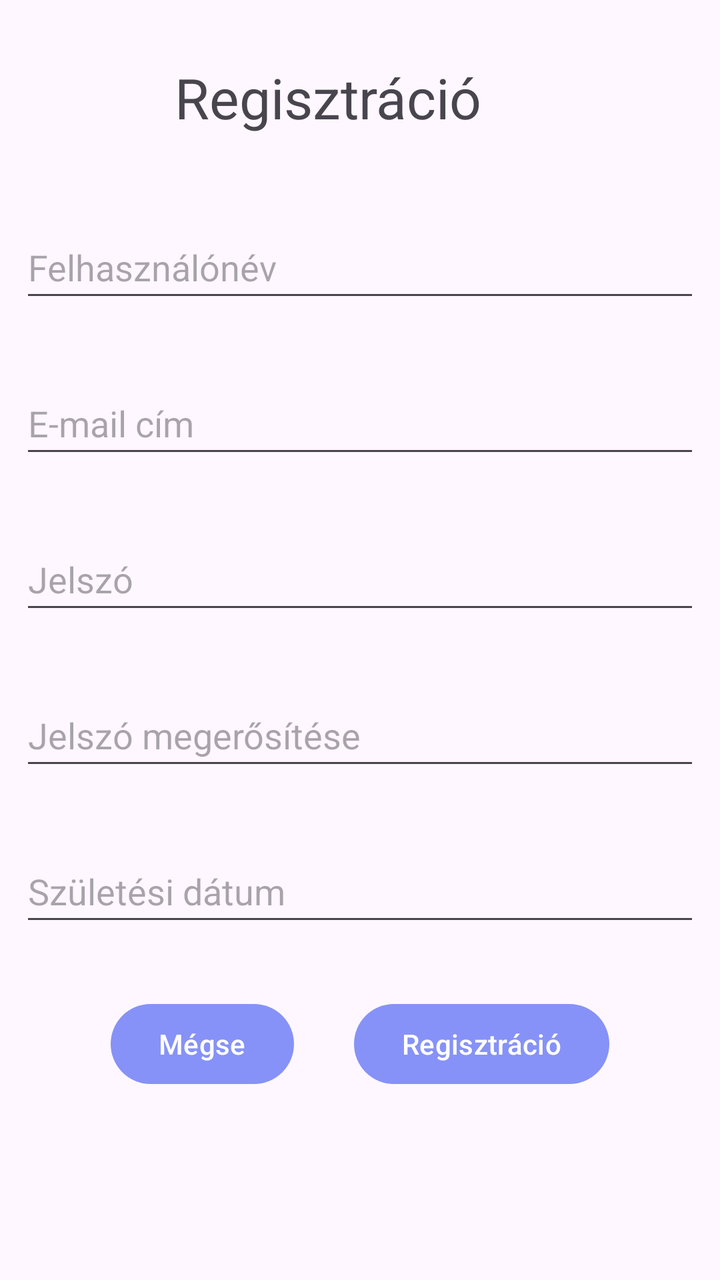
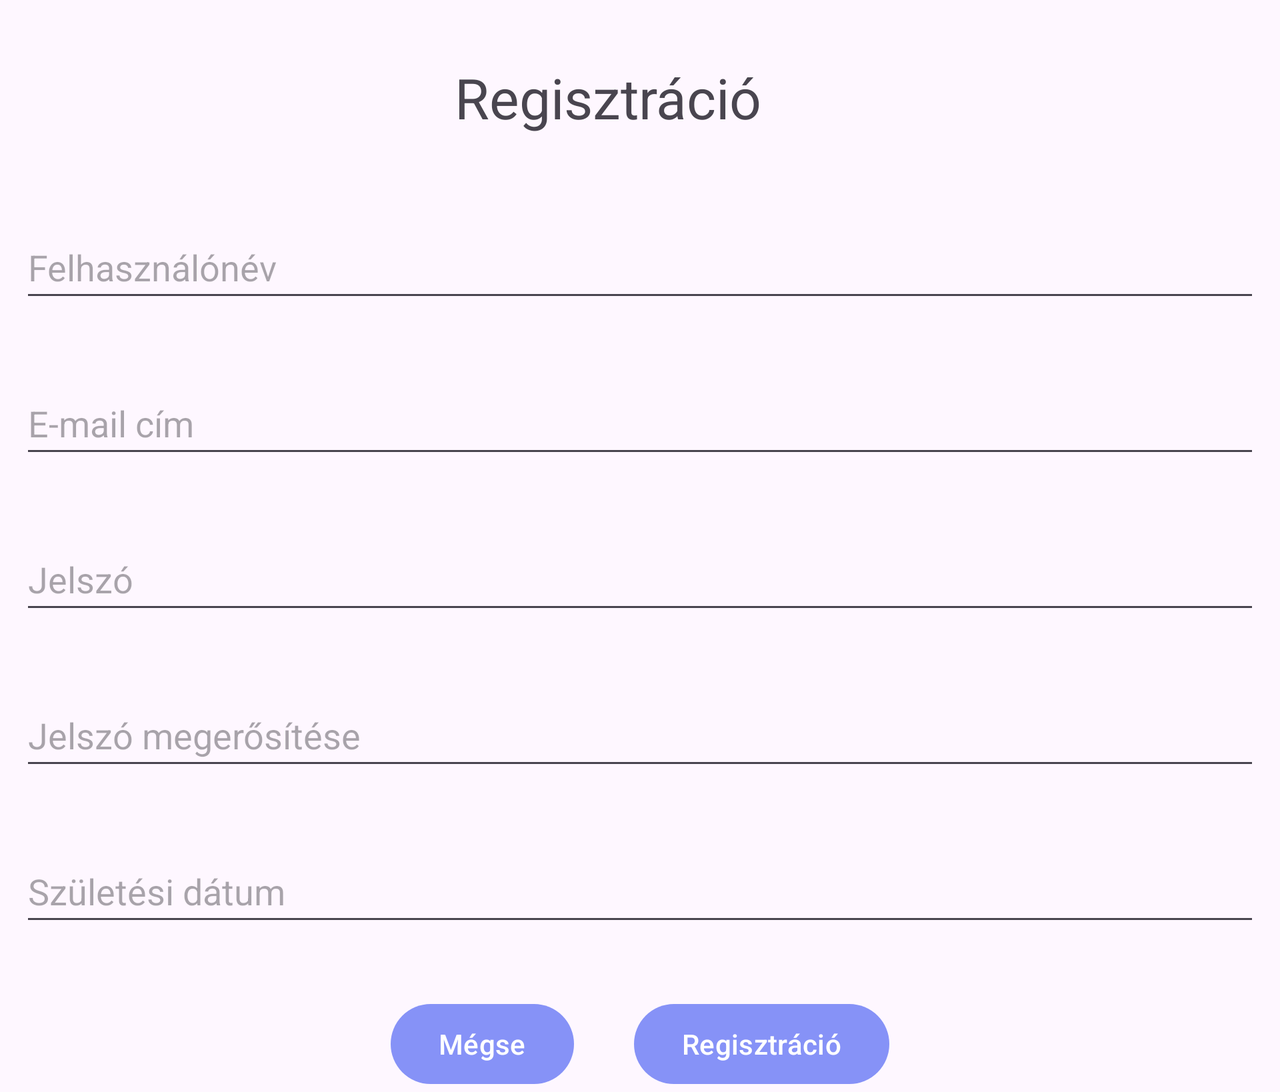

First picture: res/layout/ on a phone held upright. Second picture: the repository's own variant of that layout, on a device whose configuration matches the variant's folder. Source for both follows.
<!-- AndroidManifest.xml: application theme Theme.F1Blog -->
<!-- res/layout/activity_register.xml -->
<?xml version="1.0" encoding="utf-8"?>
<RelativeLayout
    xmlns:android="http://schemas.android.com/apk/res/android"
    xmlns:app="http://schemas.android.com/apk/res-auto"
    xmlns:tools="http://schemas.android.com/tools"
    android:layout_width="match_parent"
    android:layout_height="match_parent"
    tools:context=".RegisterActivity">

    <TextView
        android:id="@+id/registrationTextView"
        android:layout_width="match_parent"
        android:layout_height="@dimen/recommended_height"
        android:layout_alignParentStart="true"
        android:layout_alignParentEnd="true"
        android:layout_marginStart="-16dp"
        android:layout_marginTop="30dp"
        android:layout_marginEnd="16dp"
        android:text="@string/registration"
        android:textAlignment="center"
        android:textSize="28sp" />

    <EditText
        android:id="@+id/userNameEditText"
        android:layout_width="match_parent"
        android:layout_height="@dimen/recommended_height"
        android:layout_below="@+id/registrationTextView"
        android:layout_alignParentStart="true"
        android:layout_alignParentEnd="true"
        android:layout_marginTop="@dimen/default_vertical_margin"
        android:layout_marginRight="@dimen/default_margin"
        android:layout_marginLeft="@dimen/default_margin"
        android:ems="10"
        android:hint="@string/user_name"
        android:inputType="textPersonName" />

    <EditText
        android:id="@+id/userEmailEditText"
        android:layout_width="match_parent"
        android:layout_height="@dimen/recommended_height"
        android:layout_below="@+id/userNameEditText"
        android:layout_alignParentStart="true"
        android:layout_alignParentEnd="true"
        android:layout_marginTop="@dimen/default_vertical_margin"
        android:layout_marginRight="@dimen/default_margin"
        android:layout_marginLeft="@dimen/default_margin"
        android:ems="10"
        android:hint="@string/email_address"
        android:inputType="textEmailAddress" />

    <EditText

        android:id="@+id/passwordEditText"
        android:layout_width="match_parent"
        android:layout_height="@dimen/recommended_height"
        android:layout_below="@+id/userEmailEditText"
        android:layout_alignParentStart="true"
        android:layout_alignParentEnd="true"
        android:layout_marginTop="@dimen/default_vertical_margin"
        android:layout_marginRight="@dimen/default_margin"
        android:layout_marginLeft="@dimen/default_margin"
        android:ems="10"
        android:hint="@string/password"
        android:inputType="textPassword" />

    <EditText
        android:id="@+id/passwordAgainEditText"
        android:layout_width="match_parent"
        android:layout_height="@dimen/recommended_height"
        android:layout_below="@+id/passwordEditText"
        android:layout_alignParentStart="true"
        android:layout_alignParentEnd="true"
        android:layout_marginTop="@dimen/default_vertical_margin"
        android:layout_marginRight="@dimen/default_margin"
        android:layout_marginLeft="@dimen/default_margin"
        android:ems="10"
        android:hint="@string/password_again"
        android:inputType="textPassword" />

    <EditText
        android:id="@+id/birthDateEditText"
        android:layout_width="match_parent"
        android:layout_height="@dimen/recommended_height"
        android:layout_below="@+id/passwordAgainEditText"
        android:layout_alignParentStart="true"
        android:layout_alignParentEnd="true"
        android:layout_marginTop="@dimen/default_vertical_margin"
        android:layout_marginRight="@dimen/default_margin"
        android:layout_marginLeft="@dimen/default_margin"
        android:ems="10"
        android:hint="@string/date_of_birth"
        android:focusable="false"
        android:inputType="date" />


        <LinearLayout
        android:layout_width="wrap_content"
        android:layout_height="@dimen/recommended_height"
        android:orientation="horizontal"
        android:layout_below="@id/birthDateEditText"
        android:layout_marginTop="@dimen/default_vertical_margin"
        android:layout_centerHorizontal="true">
            <Button
                android:layout_width="wrap_content"
                android:layout_height="48dp"
                android:text="@string/cancel"
                android:onClick="cancel"/>
            <Button
                android:layout_width="wrap_content"
                android:layout_marginStart="30dp"
                android:layout_height="48dp"
                android:text="@string/registration"
                android:onClick="register"/>

    </LinearLayout>


</RelativeLayout>
<!-- resources referenced by this layout -->
<resources>
  <dimen name="default_margin">10dp</dimen>
  <dimen name="default_vertical_margin">30dp</dimen>
  <dimen name="recommended_height">48dp</dimen>
  <string name="cancel">Mégse</string>
  <string name="date_of_birth">Születési dátum</string>
  <string name="email_address">E-mail cím</string>
  <string name="password">Jelszó</string>
  <string name="password_again">Jelszó megerősítése</string>
  <string name="registration">Regisztráció</string>
  <string name="user_name">Felhasználónév</string>
  <!-- from res/values-v23/ -->
  <style name="Theme.F1Blog" parent="Base.Theme.F1Blog">
          
          <item name="android:navigationBarColor">@android:color/transparent</item>
          <item name="android:statusBarColor">@android:color/transparent</item>
          <item name="android:windowLightStatusBar">?attr/isLightTheme</item>
      </style>
  <style name="Base.Theme.F1Blog" parent="Theme.Material3.DayNight.NoActionBar">
          <item name="colorPrimary">@color/lavender</item>
          <item name="colorPrimaryVariant">@color/lavender</item>
          
          
      </style>
  <color name="lavender">#8692f7</color>
</resources>
<!-- res/layout-land/activity_register.xml (the repository's variant of the layout above) -->
<!-- drawn on the phone turned sideways -->
<ScrollView
    xmlns:android="http://schemas.android.com/apk/res/android"
    xmlns:app="http://schemas.android.com/apk/res-auto"
    xmlns:tools="http://schemas.android.com/tools"
    android:layout_width="match_parent"
    android:layout_height="match_parent"
    tools:context=".RegisterActivity">

    <RelativeLayout
        android:layout_width="match_parent"
        android:layout_height="wrap_content">

        <TextView
            android:id="@+id/registrationTextView"
            android:layout_width="match_parent"
            android:layout_height="@dimen/recommended_height"
            android:layout_alignParentStart="true"
            android:layout_alignParentEnd="true"
            android:layout_marginStart="-16dp"
            android:layout_marginTop="30dp"
            android:layout_marginEnd="16dp"
            android:text="@string/registration"
            android:textAlignment="center"
            android:textSize="28sp" />

        <EditText
            android:id="@+id/userNameEditText"
            android:layout_width="match_parent"
            android:layout_height="@dimen/recommended_height"
            android:layout_below="@+id/registrationTextView"
            android:layout_alignParentStart="true"
            android:layout_alignParentEnd="true"
            android:layout_marginTop="@dimen/default_vertical_margin"
            android:layout_marginRight="@dimen/default_margin"
            android:layout_marginLeft="@dimen/default_margin"
            android:ems="10"
            android:hint="@string/user_name"
            android:inputType="textPersonName" />

        <EditText
            android:id="@+id/userEmailEditText"
            android:layout_width="match_parent"
            android:layout_height="@dimen/recommended_height"
            android:layout_below="@+id/userNameEditText"
            android:layout_alignParentStart="true"
            android:layout_alignParentEnd="true"
            android:layout_marginTop="@dimen/default_vertical_margin"
            android:layout_marginRight="@dimen/default_margin"
            android:layout_marginLeft="@dimen/default_margin"
            android:ems="10"
            android:hint="@string/email_address"
            android:inputType="textEmailAddress" />

        <EditText

            android:id="@+id/passwordEditText"
            android:layout_width="match_parent"
            android:layout_height="@dimen/recommended_height"
            android:layout_below="@+id/userEmailEditText"
            android:layout_alignParentStart="true"
            android:layout_alignParentEnd="true"
            android:layout_marginTop="@dimen/default_vertical_margin"
            android:layout_marginRight="@dimen/default_margin"
            android:layout_marginLeft="@dimen/default_margin"
            android:ems="10"
            android:hint="@string/password"
            android:inputType="textPassword" />

        <EditText
            android:id="@+id/passwordAgainEditText"
            android:layout_width="match_parent"
            android:layout_height="@dimen/recommended_height"
            android:layout_below="@+id/passwordEditText"
            android:layout_alignParentStart="true"
            android:layout_alignParentEnd="true"
            android:layout_marginTop="@dimen/default_vertical_margin"
            android:layout_marginRight="@dimen/default_margin"
            android:layout_marginLeft="@dimen/default_margin"
            android:ems="10"
            android:hint="@string/password_again"
            android:inputType="textPassword" />

        <EditText
            android:id="@+id/birthDateEditText"
            android:layout_width="match_parent"
            android:layout_height="@dimen/recommended_height"
            android:layout_below="@+id/passwordAgainEditText"
            android:layout_alignParentStart="true"
            android:layout_alignParentEnd="true"
            android:layout_marginTop="@dimen/default_vertical_margin"
            android:layout_marginRight="@dimen/default_margin"
            android:layout_marginLeft="@dimen/default_margin"
            android:ems="10"
            android:hint="@string/date_of_birth"
            android:focusable="false"
            android:inputType="date" />


        <LinearLayout
            android:layout_width="wrap_content"
            android:layout_height="@dimen/recommended_height"
            android:orientation="horizontal"
            android:layout_below="@id/birthDateEditText"
            android:layout_marginTop="@dimen/default_vertical_margin"
            android:layout_centerHorizontal="true">
            <Button
                android:layout_width="wrap_content"
                android:layout_height="48dp"
                android:text="@string/cancel"
                android:onClick="cancel"/>
            <Button
                android:layout_width="wrap_content"
                android:layout_marginStart="30dp"
                android:layout_height="48dp"
                android:text="@string/registration"
                android:onClick="register"/>

        </LinearLayout>


    </RelativeLayout>
</ScrollView>
